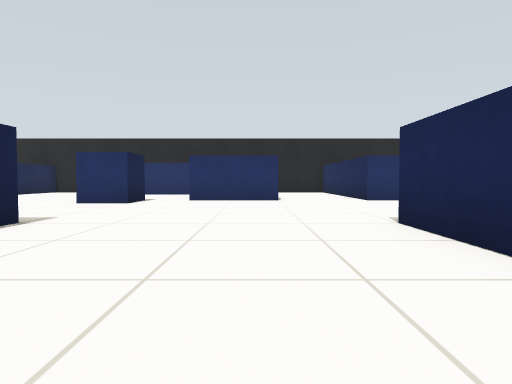
[1] (above)

24 first-person views from a walk through a robot-simulator world made for Gazebo. The camera is 0.45 m above the floor, tilts 2° down and sees 75° across. The floor is counted in squares, 1 m on a side. Each view is taken from the middle of a square. On the plan, view 1 faces up. The plan holds only what a view shows up to about 9 squares ahead; the rest is blank.

[2]
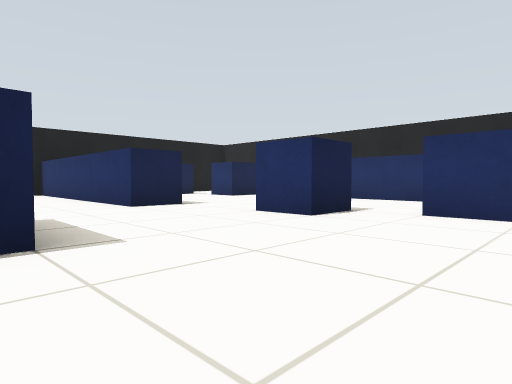

[3]
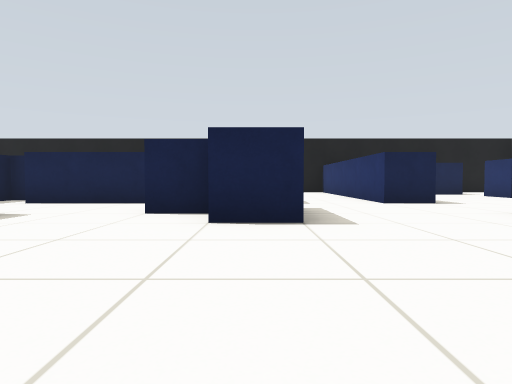

[4]
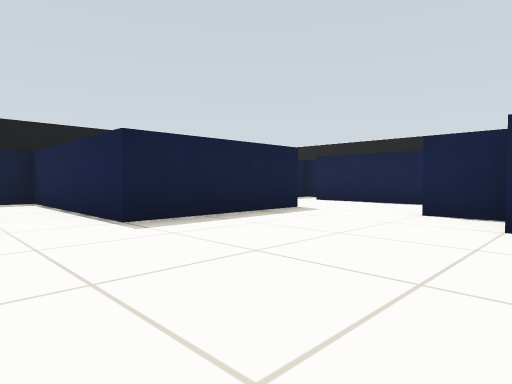

[5]
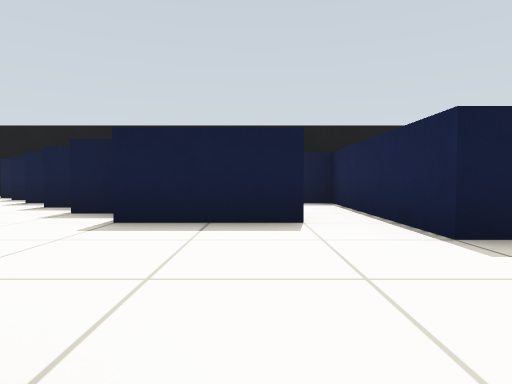

[6]
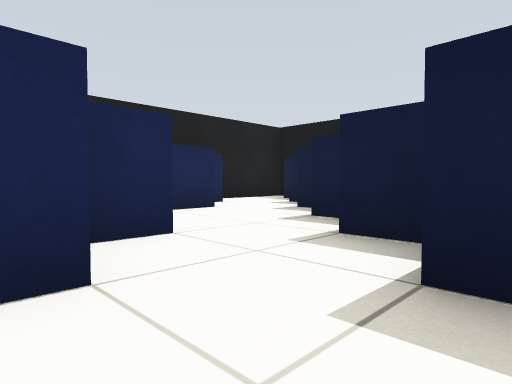

[7]
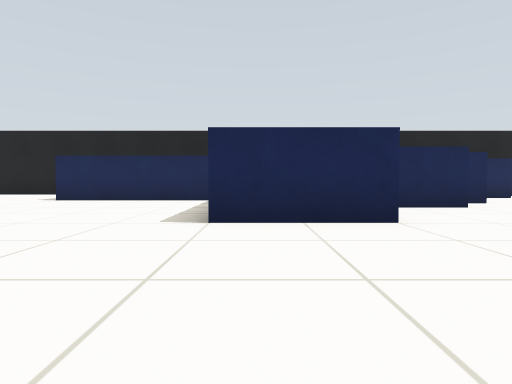

[8]
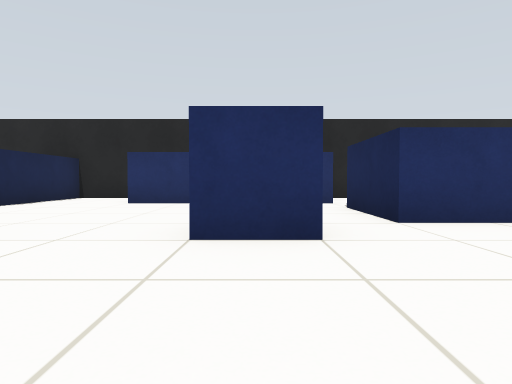

[9]
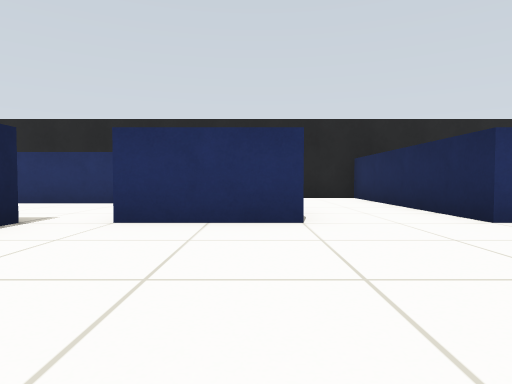

[10]
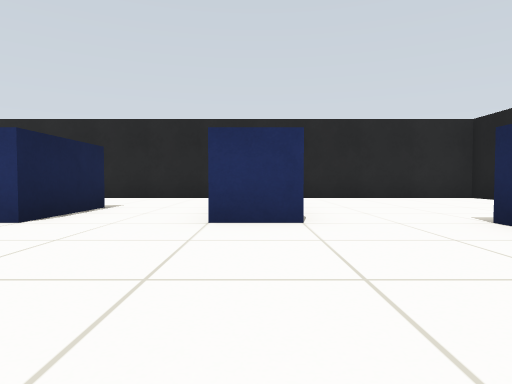

[11]
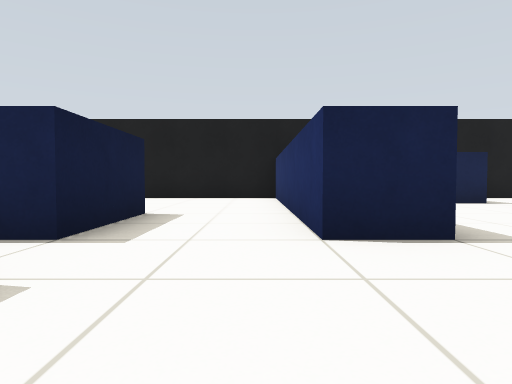

[12]
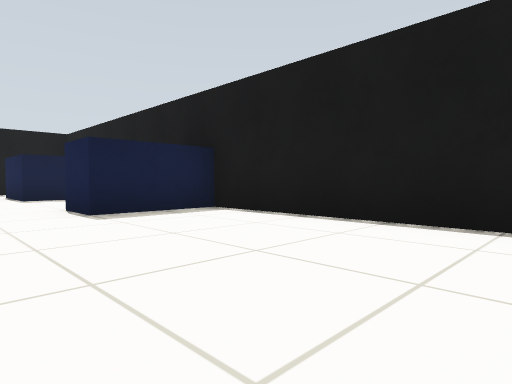

[13]
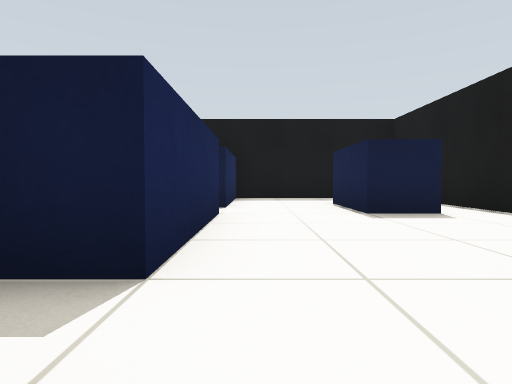

[14]
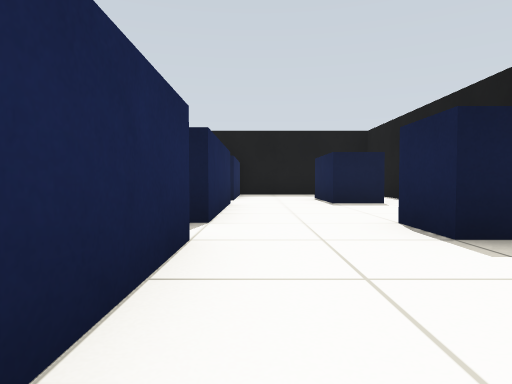

[15]
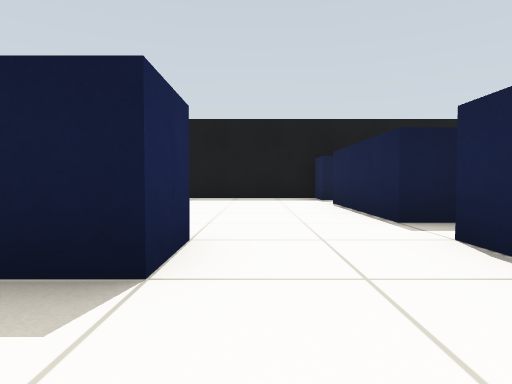

[16]
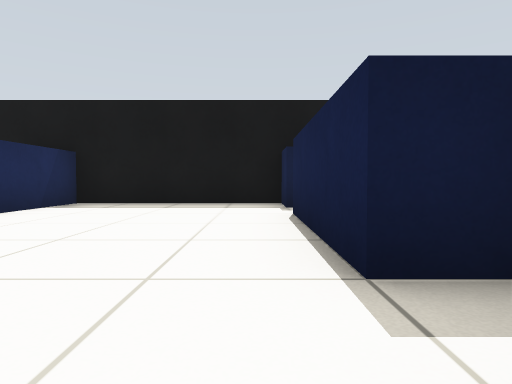

[17]
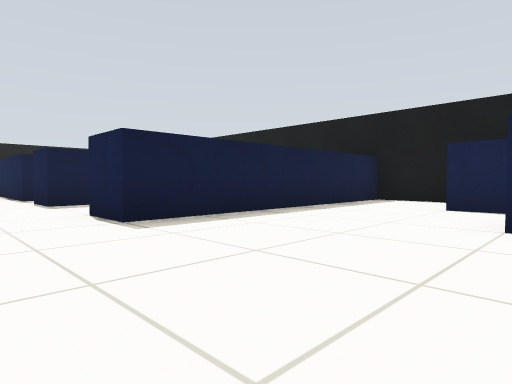

[18]
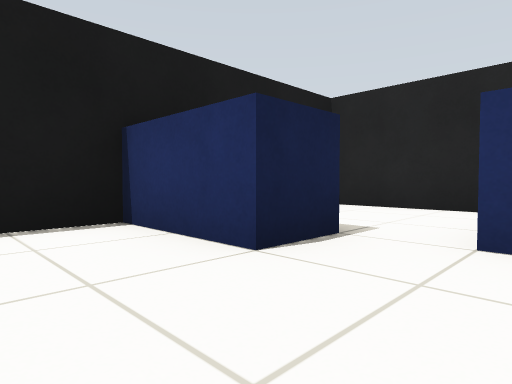

[19]
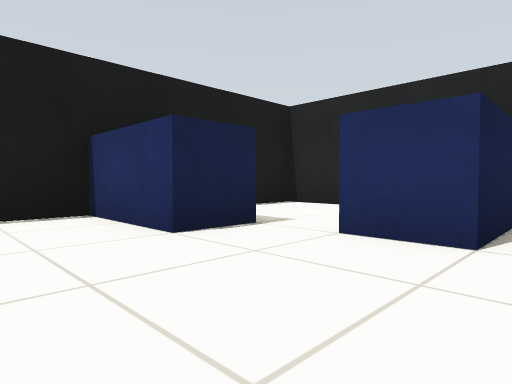

[20]
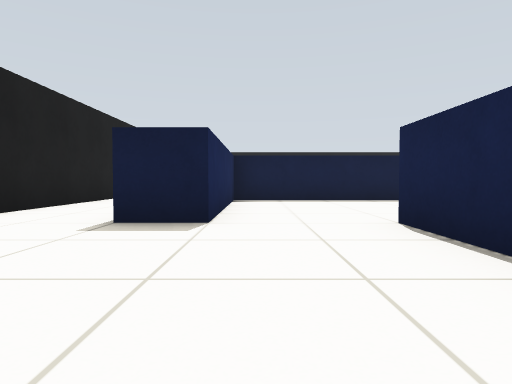

[21]
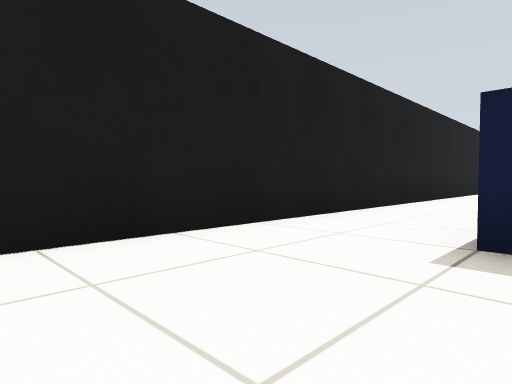

[22]
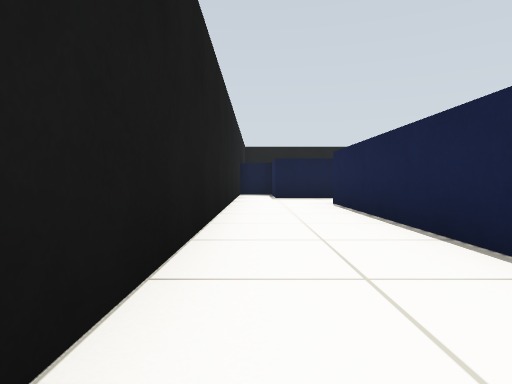

[23]
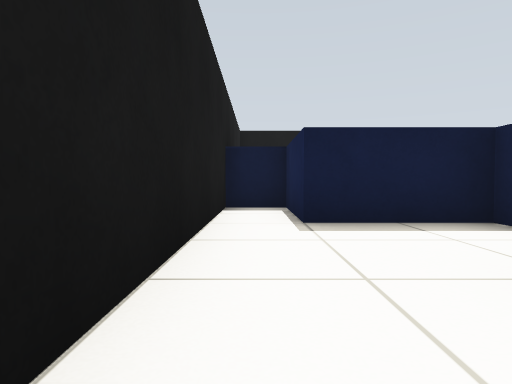

[24]
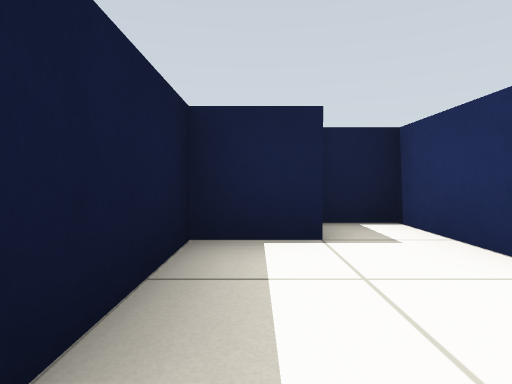

### Floor plan
Key: @ floor where view 1 was taken; # wall or solid block; . floor.
Columns run from 12 left of view 1 to 9 right of it. Each row starts with its distance up from view 1.
 13 #######    ###########
 12 #...#..    ....#.....#
 11 #...#..####....#.....#
 10 #...#..........#.....#
  9 ###........##..#.....#
  8 #..........##..#.....#
  7 #........#........#..#
  6 #######...........#..#
  5 #.................#..#
  4 #.................#..#
  3 #....##.##....#####..#
  2 #....#..#.....#####..#
  1 #....##.........#....#
  0 ###...#.....@...##...#
 -1   ...##..###.....###.#
 -2  ....#.... #.##....#.#
 -3  ....##... #. ##...###
 -4 #.#...#....#.  ##...##
 -5 #.#..##....##   ##...#
 -6 #  ..#.....#     ##..#
 -7   ...##....#      ##.
 -8   ##########

Positions as (right, up) in squares from view 1, and headings:
1: (0, 0), facing up
2: (0, 3), facing up-left
3: (1, 3), facing left
4: (1, 3), facing down-left
5: (1, 2), facing down
6: (2, 0), facing down-right
7: (-2, 3), facing right
8: (-3, 4), facing up
9: (0, 4), facing up
10: (3, 4), facing up
11: (-3, 5), facing left
12: (-8, 5), facing down-left
13: (-8, 1), facing down
14: (-8, 3), facing down
15: (-4, 1), facing down
16: (-5, -1), facing down
17: (-4, 10), facing down-left
18: (-8, 7), facing up-left
19: (-7, 7), facing up-left
20: (5, 11), facing down
21: (6, 10), facing down-right
22: (8, 8), facing down
23: (8, 3), facing down
24: (8, 0), facing left
